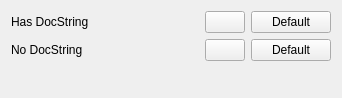
             <widget class="QWidget" name="scrollAreaWidgetContents_7">
              <property name="geometry">
               <rect>
                <x>0</x>
                <y>0</y>
                <width>342</width>
                <height>98</height>
               </rect>
              </property>
              <layout class="QVBoxLayout" name="verticalLayout_26">
               <item>
                <layout class="QVBoxLayout" name="verticalLayout_17" stretch="0,1">
                 <item>
                  <layout class="QGridLayout" name="gridLayout_5" columnstretch="1,0,0" columnminimumwidth="150,0,0">
                   <item row="0" column="0">
                    <widget class="QLabel" name="PYMETRICS_DOCSTRING_YES_LABEL">
                     <property name="sizePolicy">
                      <sizepolicy hsizetype="Preferred" vsizetype="Preferred">
                       <horstretch>0</horstretch>
                       <verstretch>0</verstretch>
                      </sizepolicy>
                     </property>
                     <property name="minimumSize">
                      <size>
                       <width>0</width>
                       <height>0</height>
                      </size>
                     </property>
                     <property name="text">
                      <string>Has DocString</string>
                     </property>
                    </widget>
                   </item>
                   <item row="0" column="1">
                    <widget class="QColorButton" name="PYMETRICS_DOCSTRING_YES_COLOR">
                     <property name="sizePolicy">
                      <sizepolicy hsizetype="Fixed" vsizetype="Fixed">
                       <horstretch>0</horstretch>
                       <verstretch>0</verstretch>
                      </sizepolicy>
                     </property>
                     <property name="text">
                      <string/>
                     </property>
                    </widget>
                   </item>
                   <item row="0" column="2">
                    <widget class="QPushButton" name="PYMETRICS_DOCSTRING_YES_RESETCOLOR">
                     <property name="sizePolicy">
                      <sizepolicy hsizetype="Fixed" vsizetype="Fixed">
                       <horstretch>0</horstretch>
                       <verstretch>0</verstretch>
                      </sizepolicy>
                     </property>
                     <property name="text">
                      <string>Default</string>
                     </property>
                    </widget>
                   </item>
                   <item row="1" column="0">
                    <widget class="QLabel" name="PYMETRICS_DOCSTRING_NO_LABEL">
                     <property name="sizePolicy">
                      <sizepolicy hsizetype="Preferred" vsizetype="Preferred">
                       <horstretch>0</horstretch>
                       <verstretch>0</verstretch>
                      </sizepolicy>
                     </property>
                     <property name="text">
                      <string>No DocString</string>
                     </property>
                    </widget>
                   </item>
                   <item row="1" column="1">
                    <widget class="QColorButton" name="PYMETRICS_DOCSTRING_NO_COLOR">
                     <property name="sizePolicy">
                      <sizepolicy hsizetype="Fixed" vsizetype="Fixed">
                       <horstretch>0</horstretch>
                       <verstretch>0</verstretch>
                      </sizepolicy>
                     </property>
                     <property name="text">
                      <string/>
                     </property>
                    </widget>
                   </item>
                   <item row="1" column="2">
                    <widget class="QPushButton" name="PYMETRICS_DOCSTRING_NO_RESETCOLOR">
                     <property name="sizePolicy">
                      <sizepolicy hsizetype="Fixed" vsizetype="Fixed">
                       <horstretch>0</horstretch>
                       <verstretch>0</verstretch>
                      </sizepolicy>
                     </property>
                     <property name="text">
                      <string>Default</string>
                     </property>
                    </widget>
                   </item>
                  </layout>
                 </item>
                 <item>
                  <spacer name="verticalSpacer_6">
                   <property name="orientation">
                    <enum>Qt::Vertical</enum>
                   </property>
                   <property name="sizeHint" stdset="0">
                    <size>
                     <width>20</width>
                     <height>40</height>
                    </size>
                   </property>
                  </spacer>
                 </item>
                </layout>
               </item>
              </layout>
             </widget>
